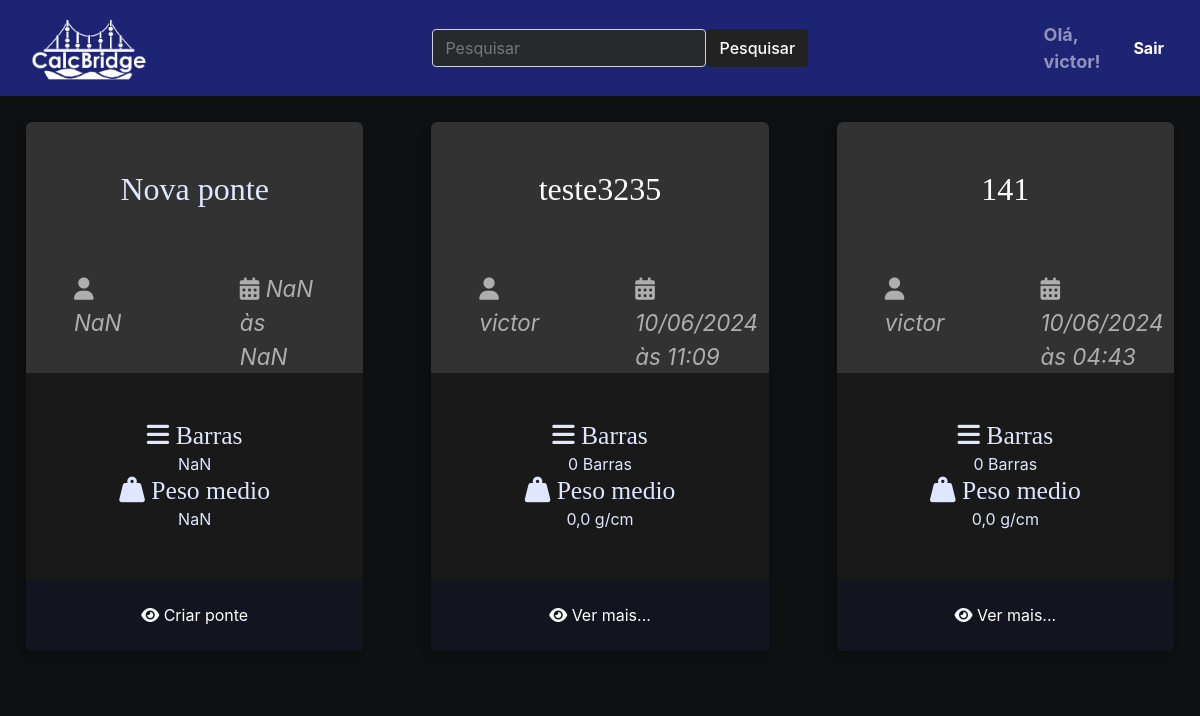
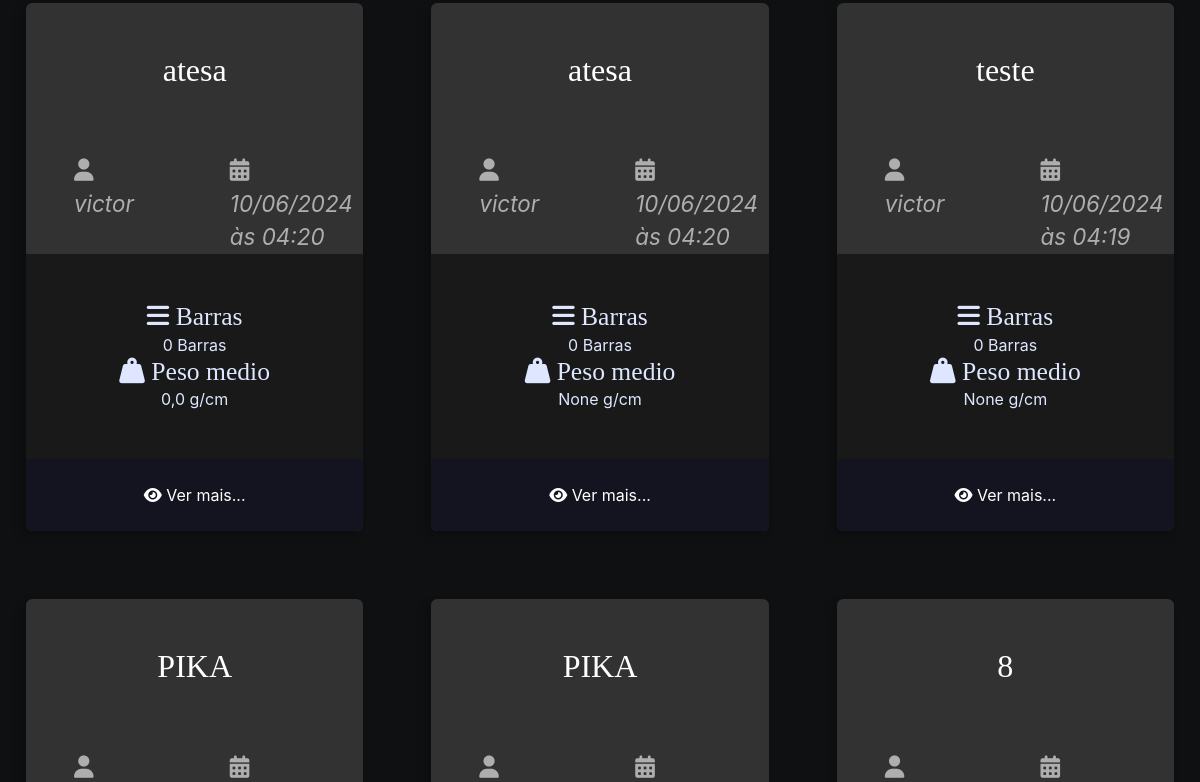
The app's page / (signed in, upper part), older data (2 pictures, top to bottom).
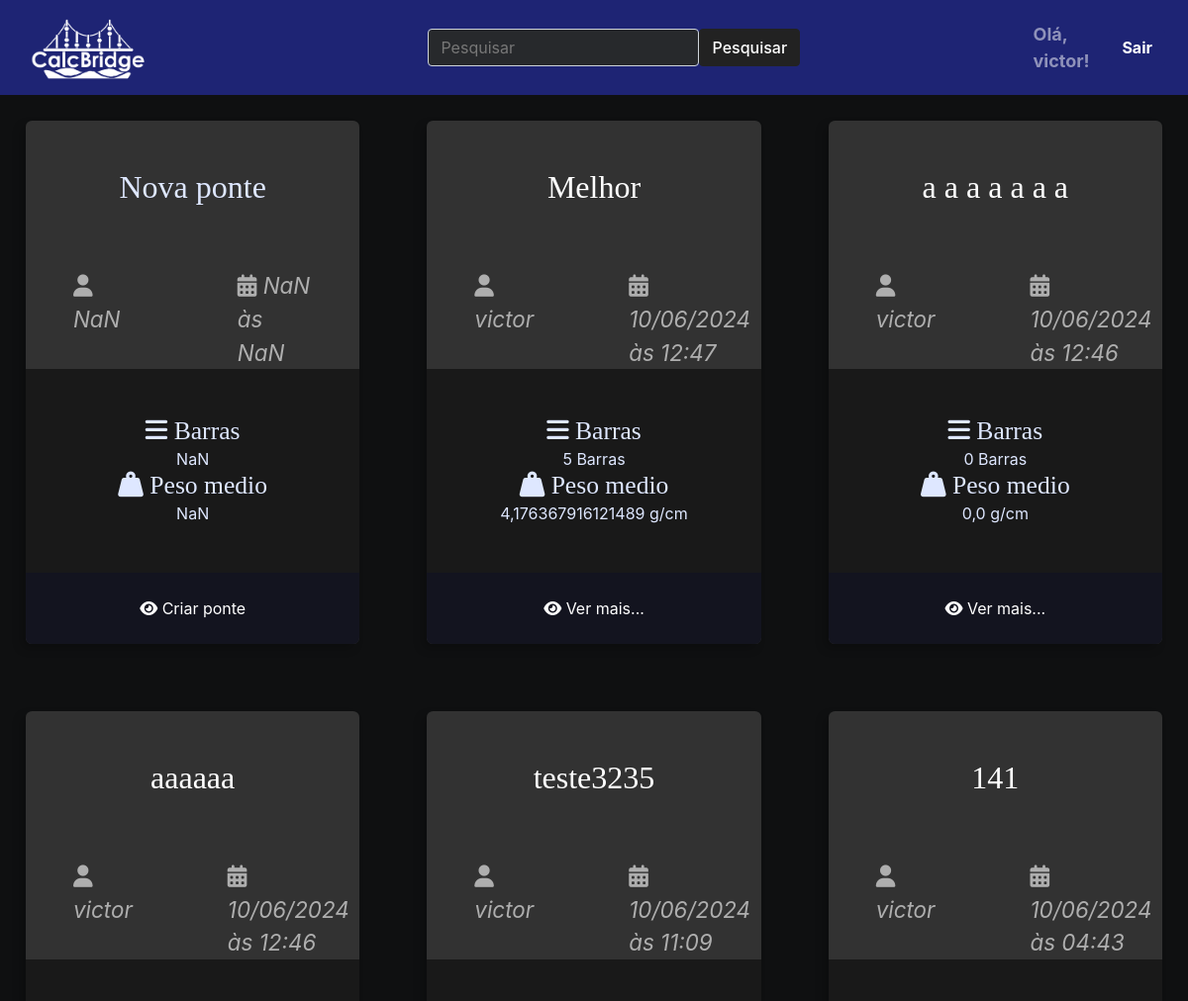
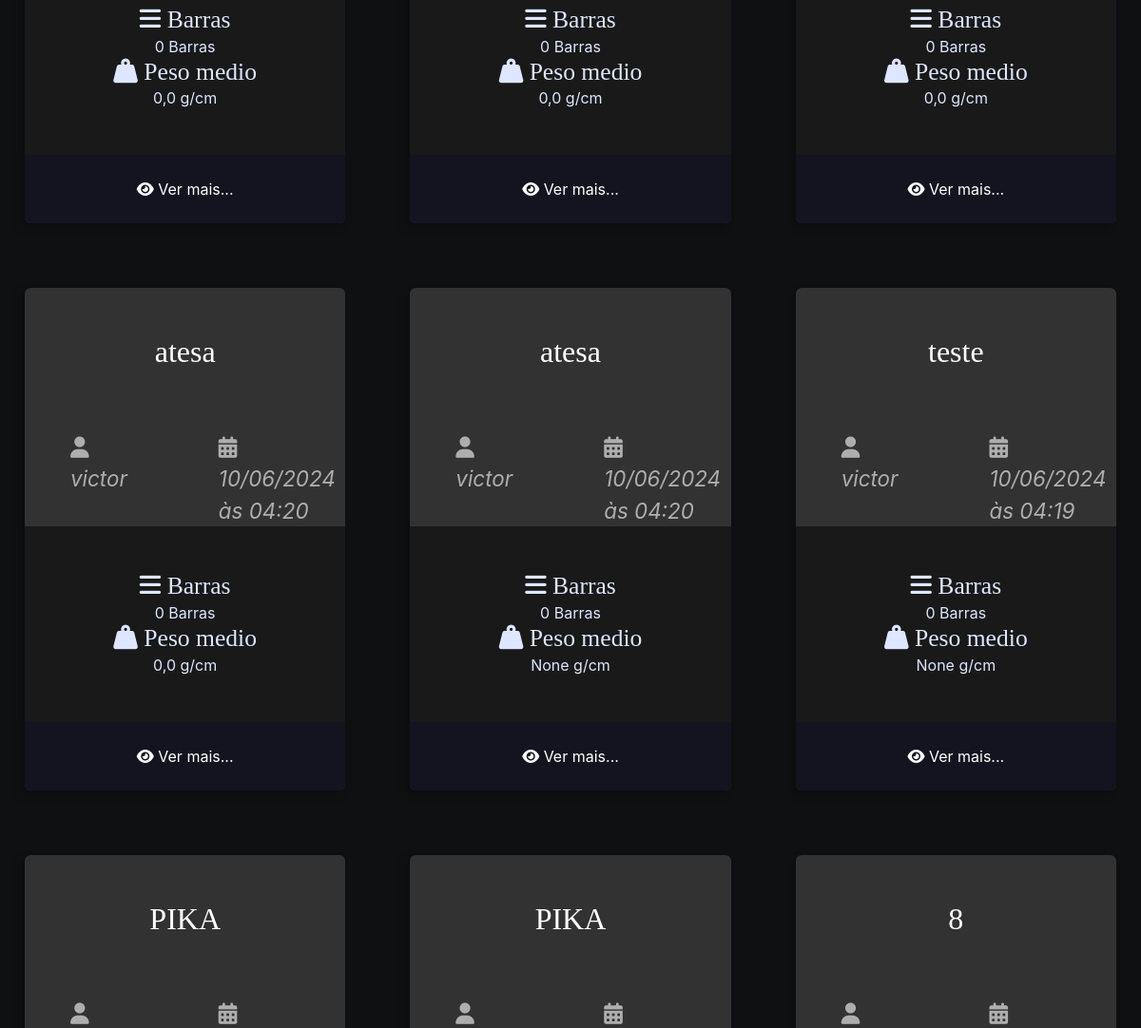
The same page, newer data (2 pictures, top to bottom).
### ponte/models.py (models this page shows, shortened)
class Ponte(models.Model):
    autor = models.ForeignKey(User, on_delete=models.CASCADE)
    nome_ponte = models.CharField(max_length=50)
    peso_linear = models.FloatField(null=True, blank=True)
    peso_metade = models.FloatField(null=True, blank=True)
    slug = models.SlugField(unique=True, blank=True, null=True)
    created_at = models.DateTimeField(auto_now_add=True)
    updated_at = models.DateTimeField(auto_now=True)
    cover = models.ImageField(upload_to='ponte/covers/%Y/%m/%d/', default='', blank=True)

### ponte/views.py (the view)
# urls.py: path('', index, name='index'),
def index(request):
    query = request.GET.get('q')
    pontes = None
    resultados = None
    if query:
        resultados = Ponte.objects.filter(nome_ponte__icontains=query, autor=request.user).order_by('-id')
    elif request.user.is_authenticated:
        pontes = Ponte.objects.filter(autor=request.user).order_by('-id')
    return render(request, 'ponte/pages/home.html', {'pontes': pontes, 'resultados': resultados, 'query': query})

### ponte/templates/ponte/pages/home.html (shortened to what this page needs)
{% extends 'global/base.html' %}
{% load static %}
{% block content %}
<div class="main-content main-content-list container">
{% include 'ponte/partials/newponte.html' %}
{% include 'ponte/partials/pontes.html' %}
</div>
{% endblock content %}

### ponte/templates/ponte/partials/pontes.html
{% load static %}
{% if resultados %}
    {% for ponte in resultados %}
        <div class="ponte ponte-list-item">
            <div class="ponte-title-container">
                <h2 class="ponte-title">
                    <a href="{% url 'ponte_detail' username=ponte.autor.username ponte_id=ponte.id %}">
                        {{ ponte.nome_ponte }}
                    </a>
                </h2>
            </div>
            <div class="ponte-infos">
                <div class="ponte-author">
                    <span class="ponte-author-item">
                        <i class="fas fa-user"></i>
                        {% if ponte.autor.first_name %}
                        {{ ponte.autor.first_name }} {{ ponte.autor.last_name }}
                        {% else %}
                        {{ ponte.autor.username }}
                        {% endif %}
                    </span>
                </div>
                <div class="ponte-date">
                    <span class="ponte-date-item">
                        <i class="fas fa-calendar-alt"></i>
                        {{ ponte.created_at|date:"d/m/Y" }}<br> às
                        {{ ponte.created_at|date:"H:i" }}
                    </span>
                </div>
            </div>
            <div class="ponte-meta-container">
                <div class="ponte-meta ponte-barra">
                    <h3 class="ponte-meta-title"><i class="fas fa-bars"></i>
                        {% if ponte.barras.count == 1 %}
                        Barra
                        {% else %}
                        Barras
                        {% endif %}</h3>
                    <div class="ponte-meta-text">
                        {% if ponte.barras.count == 1 %}
                        {{ ponte.barras.count }} Barra
                        {% else %}
                        {{ ponte.barras.count }} Barras
                        {% endif %}
                    </div>
                </div>
                <div class="ponte-meta ponte-pmedio">
                    <h3 class="ponte-meta-title"><i class="fas fa-weight-hanging"></i> Peso medio</h3>
                    <div class="ponte-meta-text">
                        {{ ponte.peso_metade }} g/cm
                    </div>
                </div>
            </div>
            <footer class="ponte-footer">
                <a class="ponte-read-more button button-dark button-full-width"
                    href="{% url 'ponte_detail' username=ponte.autor.username ponte_id=ponte.id %}">
                    <i class="fas fa-eye"></i>
                    <span>Ver mais...</span>
                </a>
            </footer>
        </div>
    {% endfor %}
{% else %}
    {% for ponte in pontes %}
        <div class="ponte ponte-list-item">
            <div class="ponte-title-container">
                <h2 class="ponte-title">
                    <a href="{% url 'ponte_detail' username=ponte.autor.username ponte_id=ponte.id %}">
                        {{ ponte.nome_ponte }}
                    </a>
                </h2>
            </div>
            <div class="ponte-infos">
                <div class="ponte-author">
                    <span class="ponte-author-item">
                        <i class="fas fa-user"></i>
                        {% if ponte.autor.first_name %}
                        {{ ponte.autor.first_name }} {{ ponte.autor.last_name }}
                        {% else %}
                        {{ ponte.autor.username }}
                        {% endif %}
                    </span>
                </div>
                <div class="ponte-date">
                    <span class="ponte-date-item">
                        <i class="fas fa-calendar-alt"></i>
                        {{ ponte.created_at|date:"d/m/Y" }}<br> às
                        {{ ponte.created_at|date:"H:i" }}
                    </span>
                </div>
            </div>
            <div class="ponte-meta-container">
                <div class="ponte-meta ponte-barra">
                    <h3 class="ponte-meta-title"><i class="fas fa-bars"></i>
                        {% if ponte.barras.count == 1 %}
                        Barra
                        {% else %}
                        Barras
                        {% endif %}</h3>
                    <div class="ponte-meta-text">
                        {% if ponte.barras.count == 1 %}
                        {{ ponte.barras.count }} Barra
                        {% else %}
                        {{ ponte.barras.count }} Barras
                        {% endif %}
                    </div>
                </div>
                <div class="ponte-meta ponte-pmedio">
                    <h3 class="ponte-meta-title"><i class="fas fa-weight-hanging"></i> Peso medio</h3>
                    <div class="ponte-meta-text">
                        {{ ponte.peso_metade }} g/cm
                    </div>
                </div>
            </div>
            <footer class="ponte-footer">
                <a class="ponte-read-more button button-dark button-full-width"
                    href="{% url 'ponte_detail' username=ponte.autor.username ponte_id=ponte.id %}">
                    <i class="fas fa-eye"></i>
                    <span>Ver mais...</span>
                </a>
            </footer>
        </div>
    {% endfor %}
{% endif %}

Row changes from the older to the newer data that the page shows:
added Ponte: nome_ponte "Melhor", autor.username "victor", created_at "10/06/2024", created_at "12:47", shows "Barras", barras.count "5", peso_metade "4,176367916121489"
added Ponte: nome_ponte "a a a a a a a", autor.username "victor", created_at "10/06/2024", created_at "12:46", shows "Barras", barras.count "0", peso_metade "0,0"
added Ponte: nome_ponte "aaaaaa", autor.username "victor", created_at "10/06/2024", created_at "12:46", shows "Barras", barras.count "0", peso_metade "0,0"
